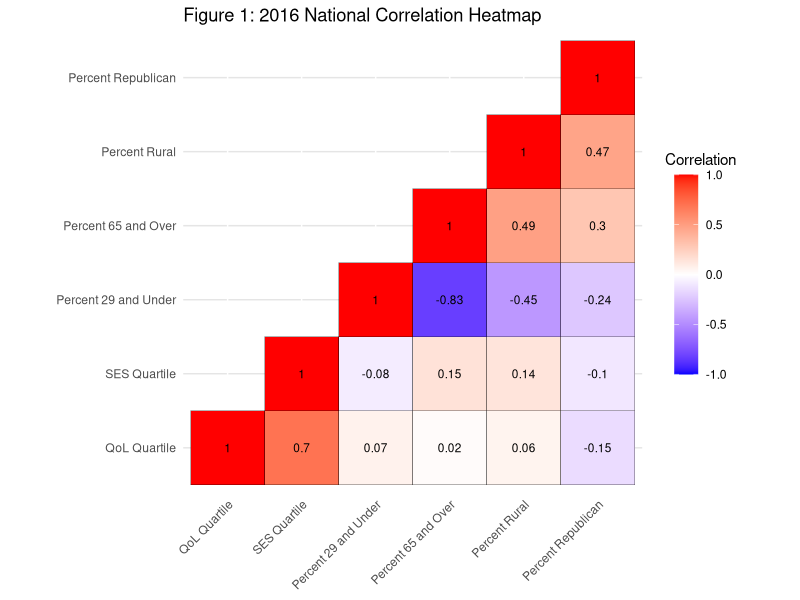
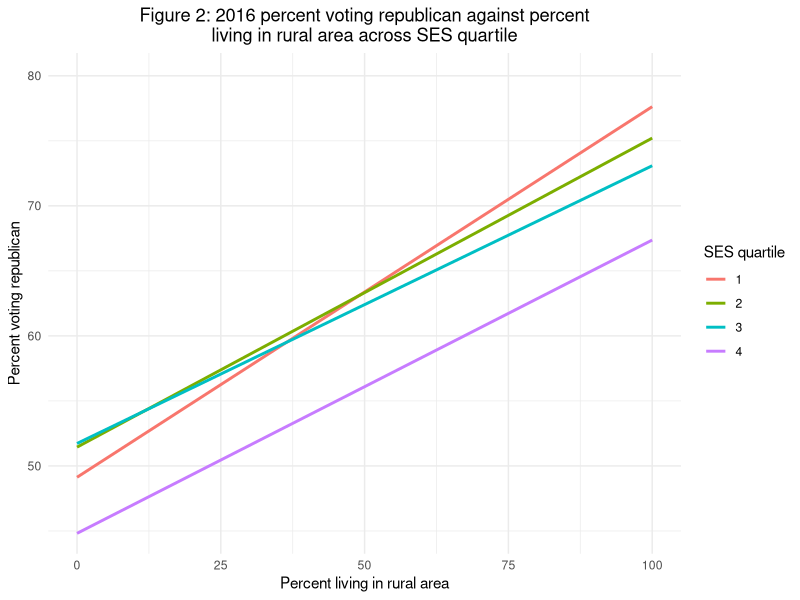
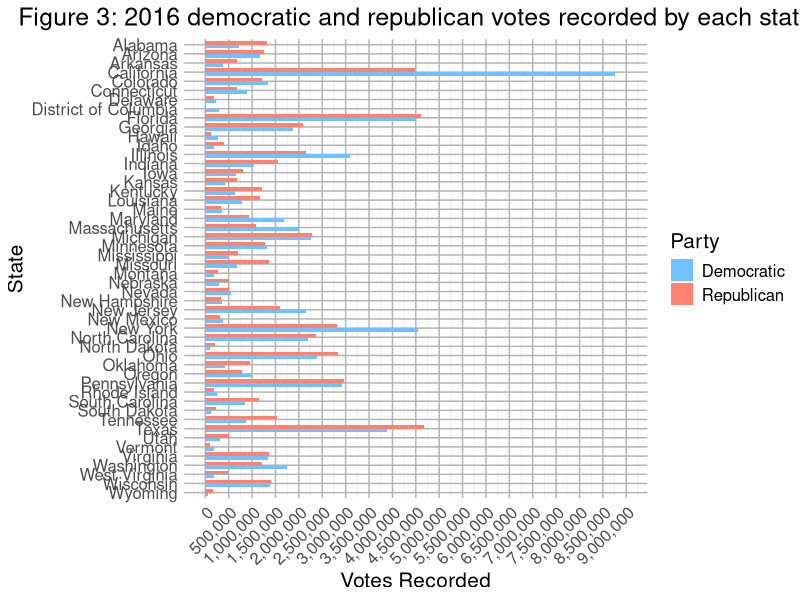
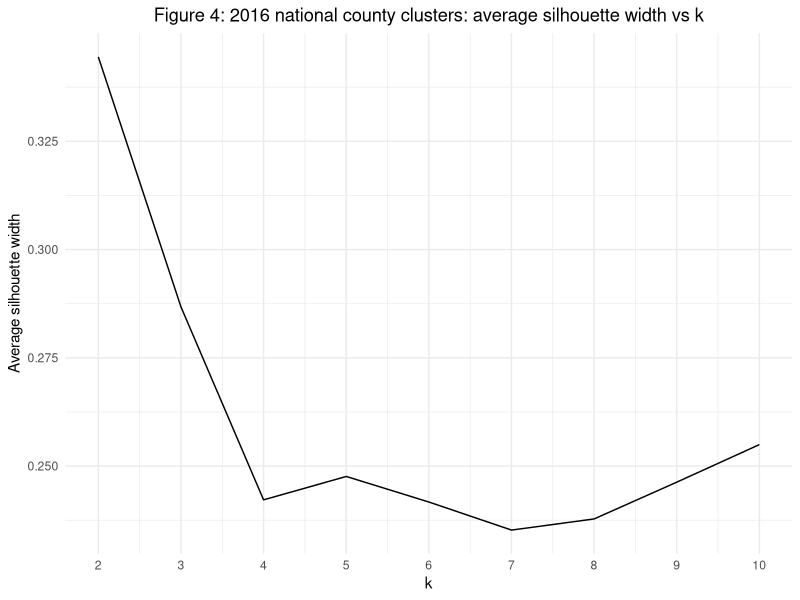
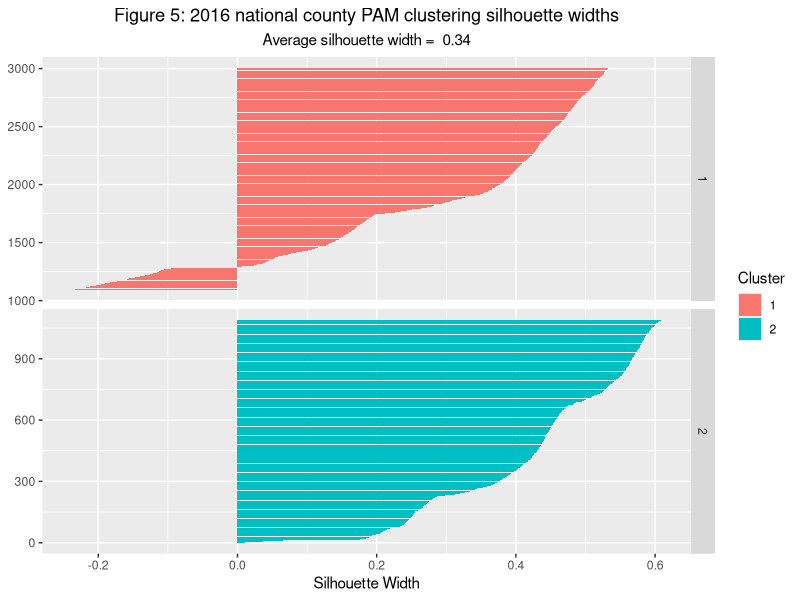
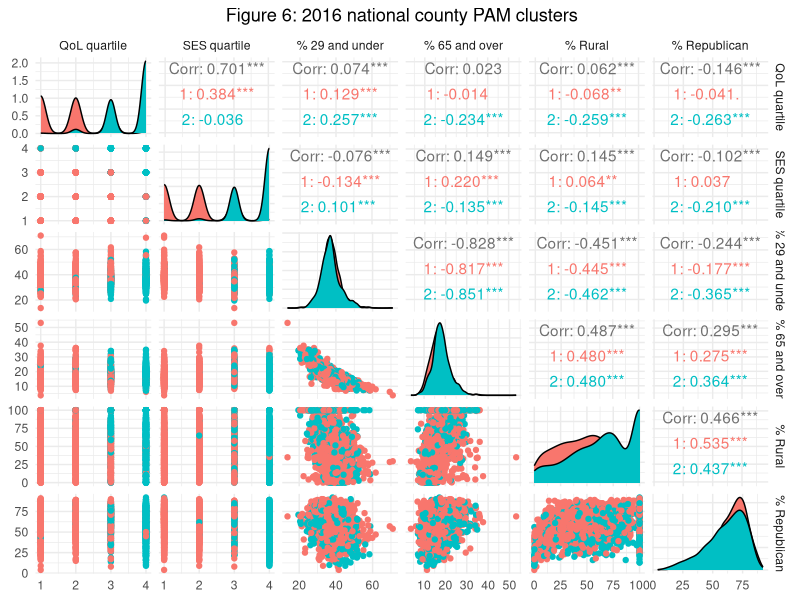

Recreate these plots in R, in order.
## ---- chunk 1
knitr::opts_chunk$set(echo = TRUE, eval = TRUE, fig.align = "center", warning = F, message = F,
tidy=TRUE, tidy.opts=list(width.cutoff=55), R.options=list(max.print=100))



#setup
library(tidyverse)
library(ggplot2)
library(readr)
library(knitr)
library(kableExtra)
library(reshape2)
library(cluster)
library(GGally)

demo_16 <- readr::read_csv("election_demographics.csv")
health_16 <- readr::read_csv("health_outcomes.csv")

## ---- chunk 2
#reformat the demo_16 dataset
demo_16 <- demo_16 %>% select(state, county, fips, trump16, clinton16, otherpres16, cvap, age29andunder_pct, age65andolder_pct, rural_pct) %>%
  rename(rep_pres = trump16, dem_pres = clinton16, other_pres = otherpres16, pct_29 = age29andunder_pct, pct_65 = age65andolder_pct, pct_rural = rural_pct)
#reformat the health_16 dataset
health_16 <- health_16 %>% select(FIPS, State, County, quality_r, quality_q, ses_r, ses_q) %>% 
  rename(state = State, county = County, fips = FIPS)
health_16$fips <- as.numeric(health_16$fips)
## ---- chunk 3
#pivot longer
demo_16 <- demo_16 %>% pivot_longer(contains("pres"), names_to = "president", values_to = "pres_votes") %>%
  glimpse()
## ---- chunk 4
#pivot wider
demo_16 <- demo_16 %>% pivot_wider(names_from = "president", values_from = "pres_votes") %>%
  glimpse()
## ---- chunk 5
#join the datasets
data <- health_16 %>% inner_join(demo_16, by = c("fips", "state", "county"))
data %>% glimpse()
## ---- chunk 6
data <- data %>% group_by(county) %>% mutate(total_votes = rep_pres + dem_pres + other_pres)
#national votes
data %>% ungroup() %>% summarise_at(c("cvap", "rep_pres", "dem_pres", "other_pres", "total_votes"), sum, na.rm = T) %>%
  mutate(turnout = round((total_votes / cvap) * 100)) %>%
  kable( booktabs = T, col.names = c("Voting Age Population", "Votes for Trump", "Votes for Clinton", "Votes for 3rd Party", "Total Votes", "% Turnout"), caption = "2016 National Voting Stats") %>% 
  kable_styling(bootstrap_options = c("striped", "hover", "condensed", "responsive"), full_width = F) %>% column_spec(1, width = "3.5cm")
#national mean
data %>% ungroup() %>% summarise_at(c("cvap", "pct_29", "pct_65", "pct_rural"), mean, na.rm = T) %>%
  kable(booktabs = T, col.names = c("Mean Voting Age Population (VAP)", "Mean % of VAP under 29", "Mean % of VAP over 65", "Mean % of VAP in Rural Areas "), caption = "2016 National County Population Means") %>% 
  kable_styling(bootstrap_options = c("striped", "hover", "condensed", "responsive"), full_width = F)
#national median
data %>% ungroup() %>% summarise_at(c("cvap", "pct_29", "pct_65", "pct_rural"), median, na.rm = T) %>%
  kable(booktabs = T, col.names = c("Median Voting Age Population (VAP)", "Median % of VAP under 29", "Median % of VAP over 65", "Median % of VAP in Rural Areas "), caption = "2016 National County Population Medians") %>% 
  kable_styling(full_width = F, bootstrap_options = c("striped", "hover", "condensed", "responsive"))
#national sd
data %>% ungroup() %>% summarise_at(c("cvap", "pct_29", "pct_65", "pct_rural"), sd, na.rm = T) %>%
  kable(booktabs = T, col.names = c("SD Voting Age Population (VAP)", "SD % of VAP under 29", "SD % of VAP over 65", "SD % of VAP in Rural Areas "), caption = "2016 National County Population Standard Deviations") %>% 
  kable_styling(full_width = F, bootstrap_options = c("striped", "hover", "condensed", "responsive"))
#national variance
data %>% ungroup() %>% summarise_at(c("cvap", "pct_29", "pct_65", "pct_rural"), var, na.rm = T) %>%
  kable(booktabs = T, col.names = c("Var of Voting Age Population (VAP)", "Var of % of VAP under 29", "Var of % of VAP over 65", "Var of % of VAP in Rural Areas "), caption = "2016 National County Population Variances") %>% 
  kable_styling(full_width = F, bootstrap_options = c("striped", "hover", "condensed", "responsive"))
## ---- chunk 7
#state total votes
data %>% group_by(state) %>% summarize_at(c("cvap", "rep_pres", "dem_pres", "other_pres", "total_votes"), sum) %>%
  mutate(turnout = round((total_votes / cvap) * 100)) %>%
  mutate(winner_pres = ifelse(rep_pres > dem_pres, "Trump", "Clinton"))%>%
  kable("latex", booktabs = T, col.names = c("State", "Voting Age Population", "Votes for Trump", "Votes for Clinton", "Votes for 3rd Party", "Total Votes", "% Turnout", "Winner"), caption = "2016 State Voting Stats") %>% 
  kable_styling(full_width = T, font_size = 9) %>% column_spec(1, width = "3.5cm")
#state mean
data %>% group_by(state) %>% summarise_at(c("cvap", "pct_29", "pct_65", "pct_rural"), mean, na.rm = T) %>%
  kable("latex", booktabs = T, col.names = c("State", "Mean Voting Age Population (VAP)", "Mean % of VAP under 29", "Mean % of VAP over 65", "Mean % of VAP in Rural Areas "), caption = "2016 County Population Means by State") %>% 
  kable_styling(full_width = T, font_size = 9) %>% column_spec(1, width = "3.5cm")
#state median
data %>% group_by(state) %>% summarise_at(c("cvap", "pct_29", "pct_65", "pct_rural"), median, na.rm = T) %>%
  kable("latex", booktabs = T, col.names = c("State", "Median Voting Age Population (VAP)", "Median % of VAP under 29", "Median % of VAP over 65", "Median % of VAP in Rural Areas "), caption = "2016 County Population Medians by State") %>% 
  kable_styling(full_width = T, font_size = 9) %>% column_spec(1, width = "3.5cm")
#state sd
data %>% group_by(state) %>% summarise_at(c("cvap", "pct_29", "pct_65", "pct_rural"), sd, na.rm = T) %>%
  kable("latex", booktabs = T, col.names = c("State", "SD Voting Age Population (VAP)", "SD % of VAP under 29", "SD % of VAP over 65", "SD % of VAP in Rural Areas "), caption = "2016 County Population Standard Deviations by State") %>% 
  kable_styling(full_width = T, font_size = 9) %>% column_spec(1, width = "3.5cm")
#state var
data %>% group_by(state) %>% summarise_at(c("cvap", "pct_29", "pct_65", "pct_rural"), var , na.rm = T) %>%
  kable("latex", booktabs = T, col.names = c("State", "Var of Voting Age Population (VAP)", "Var of % of VAP under 29", "Var of % of VAP over 65", "Var of % of VAP in Rural Areas "), caption = "2016 County Population Variances by State") %>% 
  kable_styling(full_width = T, font_size = 9) %>% column_spec(1, width = "3.5cm")
## ---- chunk 8
data %>% group_by(quality_q) %>% arrange(quality_q) %>%
  filter(quality_q != "NR" & quality_q != "5") %>%
  mutate(winner_pres = ifelse(rep_pres > dem_pres, "Republican", "Democrat")) %>%
  summarise(rep_counties = sum(winner_pres == "Republican", na.rm = T), dem_counties = sum(winner_pres == "Democrat", na.rm = T), pct_rep = round((rep_counties/(rep_counties + dem_counties))*100)) %>%
  kable("latex", booktabs = T, col.names = c("QoL Life Quartile", "Republican Voting Counties", "Democrat Voting Counties", "Percentage of Quartile Voting Republican"), 
        caption = "2016 County Quality of Life Quartiles and Voting Preferences") %>% 
  kable_styling(full_width = T, font_size = 10, latex_options = "hold_position")

data %>% group_by(ses_q) %>% arrange(ses_q) %>%
  filter(ses_q != "NR" & ses_q != "5") %>%
  mutate(winner_pres = ifelse(rep_pres > dem_pres, "Republican", "Democrat")) %>%
  summarise(rep_counties = sum(winner_pres == "Republican", na.rm = T), dem_counties = sum(winner_pres == "Democrat", na.rm = T), pct_rep = round((rep_counties/(rep_counties + dem_counties))*100)) %>%
  kable("latex", booktabs = T, col.names = c("SES of Life Quartile", "Republican Voting Counties", "Democrat Voting Counties", "Percentage of Quartile Voting Republican"), 
        caption = "2016 County SES Quartiles and Voting Preferences") %>% 
  kable_styling(full_width = T, font_size = 10, latex_options = "hold_position")
## ---- chunk 9
data %>% group_by(quality_q) %>% arrange(quality_q) %>%
  filter(quality_q != "NR" & quality_q != "5") %>%
  summarise(rep_voters = sum(rep_pres, na.rm = T), dem_voters = sum(dem_pres, na.rm = T), pct_rep = round((rep_voters/(rep_voters + dem_voters)) * 100)) %>%
  kable("latex", booktabs = T, col.names = c("QoL Quartile", "Republican Voters", "Democrat Voters", "Percentage of Quartile Voting Republican"), caption = "2016 County Quality of Life Quartiles and Voter Populations") %>% 
  kable_styling(full_width = T, font_size = 10, latex_options = "HOLD_position")

data %>% group_by(ses_q) %>% arrange(ses_q) %>%
  filter(ses_q != "NR" & ses_q != "5") %>%
  summarise(rep_voters = sum(rep_pres, na.rm = T), dem_voters = sum(dem_pres, na.rm = T), pct_rep = round((rep_voters/(rep_voters + dem_voters)) * 100)) %>%
  kable("latex", booktabs = T, col.names = c("SES Quartile", "Republican Voters", "Democrat Voters", "Percentage of Quartile Voting Republican"), caption = "2016 County SES Quartiles and Voter Populations") %>% 
  kable_styling(full_width = T, font_size = 10, latex_options = "HOLD_position")
## ---- chunk 10
#convert dataframe to numeric
data$ses_r <- as.numeric(data$ses_r)
data$ses_q <- as.numeric(data$ses_q)
data$quality_r <- as.numeric(data$quality_r)
data$quality_q <- as.numeric(data$quality_q)

corr <- data %>% ungroup() %>% mutate(pct_rep = round((rep_pres/total_votes) * 100)) %>%
  select(quality_q, ses_q, pct_29, pct_65, pct_rural, pct_rep) %>% 
  rename("QoL Quartile" = quality_q, "SES Quartile" = ses_q, "Percent 29 and Under" = pct_29, "Percent 65 and Over" = pct_65, "Percent Rural" = pct_rural, "Percent Republican" = pct_rep) %>% 
  as.matrix() %>% cor(use = "complete.obs") %>% round(2)

corr %>% kable("latex", booktabs = T, caption = "2016 National Correlation Matrix", row.names = T) %>%
  kable_styling(full_width = T, font_size = 10, latex_options = "hold_position") %>%
  column_spec(1, width = "3.5cm")

## ---- chunk 11
corr2 <- data %>% ungroup() %>% filter(state == "Texas") %>%
  mutate(pct_rep = round((rep_pres/total_votes) * 100)) %>%
  select(quality_r, ses_r, pct_29, pct_65, pct_rural, pct_rep) %>% 
  rename("Quality Rank" = quality_r, "SES Rank" = ses_r, "Percent 29 and Under" = pct_29, "Percent 65 and Over" = pct_65, "Percent Rural" = pct_rural, "Percent Republican" = pct_rep) %>% 
  as.matrix() %>% cor(use = "complete.obs") %>% round(2)

corr2 %>% kable("latex", booktabs = T, caption = "2016 Texas Correlation Matrix", row.names = T) %>%
  kable_styling(full_width = T, font_size = 10, latex_options = "HOLD_position") %>%
  column_spec(1, width = "3.5cm")
## ---- chunk 12
#remove upper values of matrix
corr3 <- corr
corr3[upper.tri(corr3)] <- NA
corr3 <- melt(corr3, na.rm = T)

#draw heatmap
ggplot(corr3, aes(Var1, Var2)) +
  geom_tile(aes(fill = value), color = "black") +
  scale_fill_gradient2(low = "blue", high = "red", mid = "white", midpoint = 0, limit = c(-1,1), name = "Correlation") +
  ggtitle("Figure 1: 2016 National Correlation Heatmap") +
  coord_fixed()+
  geom_text(aes(Var1, Var2, label = value), size = 3 )+
  theme(axis.text.x = element_text(angle = 45, vjust = 1, hjust = 1), 
        axis.title = element_blank(),
        panel.grid.major.y = element_line(color = "grey90"), 
        panel.background = element_blank(), axis.ticks = element_blank(),
        legend.justification = c(0,.5))+
  guides(fill = guide_colorbar(barwidth = 1.2, barheight = 10, title.hjust = 0.5, title.vjust = 0.5, ticks = F))
## ---- chunk 13
data <- data %>% mutate(pct_rep = round(((rep_pres)/(total_votes)) * 100))

data %>% filter(ses_q != 5) %>% ggplot(aes(pct_rural, pct_rep, color = as.factor(ses_q))) +
  scale_color_discrete(name = "SES quartile") + 
  coord_cartesian(ylim = c(45,80))+
  geom_smooth(method = lm, se = F) +
  labs(y = "Percent voting republican",
       title = "Figure 2: 2016 percent voting republican against percent\nliving in rural area across SES quartile",
       x = "Percent living in rural area")+
  theme_minimal()+
  theme(legend.justification = c(0,0.5),
        plot.title = element_text(hjust = 0.5))
## ---- chunk 14
data %>% pivot_longer(c("dem_pres", "rep_pres"), names_to = "president", values_to = "pres_votes") %>%
  group_by(state, president) %>%
  select(state, president, pres_votes) %>% 
  summarize_at("pres_votes", sum) %>% 
  arrange(desc(state)) %>%
  ggplot(aes(x = fct_rev(state), pres_votes, fill = president)) +
  scale_fill_manual(values = c("#70c1ff", "#ff8170"), name = "Party", labels = c("Democratic", "Republican"))+
  geom_bar(stat="summary",width = .8, position = position_dodge(.8)) + 
  coord_flip() + 
  labs(title = "Figure 3: 2016 democratic and republican votes recorded by each state", 
       y = "Votes Recorded",
       x = "State") +
    scale_y_continuous(labels = c("0", "500,000", "1,000,000", "1,500,000","2,000,000","2,500,000","3,000,000",
                                  "3,500,000","4,000,000","4,500,000","5,000,000","5,500,000","6,000,000",
                                  "6,500,000","7,000,000","7,500,000","8,000,000","8,500,000", "9,000,000"), 
                       limits = c(0,9000000), 
                       breaks = c(0,500000,1000000,1500000,2000000,2500000,3000000,3500000,4000000, 
                                  4500000, 5000000, 5500000, 6000000, 6500000, 7000000, 7500000, 8000000, 8500000, 9000000)) +
  theme_minimal()+
  theme(legend.justification = c(0,0.5),
        axis.text.x = element_text(angle = 45, vjust = 1, hjust = 1),
        plot.title = element_text(hjust = 0.5),
        text = element_text(size = 15),
        panel.grid.major = element_line(color = "grey70"))

## ---- chunk 15
pam_data <- data%>% ungroup %>% select(quality_q, ses_q, pct_29, pct_65, pct_rural, pct_rep) %>% filter(ses_q != 5) %>% na.omit()

#get number of clusters
sil_width <- vector()
for(i in 2:10){
  pam_fit <- pam_data%>%daisy("gower") %>% pam(gower1, k = i, diss = T)
  sil_width[i] <- pam_fit$silinfo$avg.width
}
ggplot()+geom_line(aes(x=2:10,y=sil_width[2:10]))+scale_x_continuous(name="k",breaks=2:10) + 
  labs(title = "Figure 4: 2016 national county clusters: average silhouette width vs k", y = "Average silhouette width") + 
  theme_minimal() + 
  theme(plot.title = element_text(hjust = 0.5))
## ---- chunk 16
#make cluster based on previous results
pam_clust <- pam_data %>% daisy("gower") %>% pam(gower1, k=2, diss = T) 

#check silhouette width
pam_clust$silinfo$widths %>% 
  as.data.frame %>% 
  mutate(x = 3005:1) %>% 
  ggplot(aes(x, y = sil_width, fill=as.factor(cluster))) +
  geom_bar(stat = "identity") +
  facet_grid(cluster~., scales = "free_y")+
  scale_fill_discrete(name = "Cluster")+
  coord_flip() +
  labs(y = "Silhouette Width", title = "Figure 5: 2016 national county PAM clustering silhouette widths", subtitle = paste("Average silhouette width = ", round(pam_clust$silinfo$avg.width, 2)))+
  theme(axis.title.y = element_blank(),
        plot.title = element_text(hjust = 0.5),
        plot.subtitle = element_text(hjust = 0.5)) 
## ---- chunk 17
pam_data%>% mutate(Cluster = as.factor(pam_clust$clustering)) %>% slice(pam_clust$id.med) %>% kable("latex", booktabs = T, col.names = c("QoL quartile", "SES quartile"," % 29 and under", "% 65 and older", "% rural", "% republican", "Cluster"), caption = "2016 national county PAM clustering medians") %>% 
  kable_styling(full_width = T, font_size = 10, latex_options = "HOLD_position")
## ---- chunk 18
pam_data %>% rename("QoL quartile" = quality_q, "SES quartile" = ses_q, 
                    "% 29 and under" = pct_29, "% 65 and over" = pct_65, "% Rural" = pct_rural, "% Republican" = pct_rep) %>%
  mutate(cluster=as.factor(pam_clust$clustering)) %>%
  ggpairs(columns = 1:6, aes(color = cluster)) +
  theme_minimal() + 
  theme(plot.title = element_text(hjust = 0.5))+
  labs(title = "Figure 6: 2016 national county PAM clusters")
  
